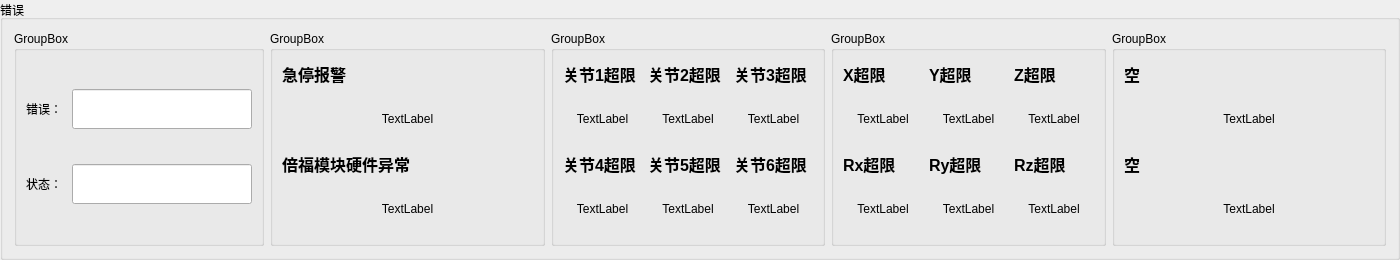
            <widget class="QGroupBox" name="groupBox_21">
             <property name="minimumSize">
              <size>
               <width>1400</width>
               <height>260</height>
              </size>
             </property>
             <property name="title">
              <string>错误</string>
             </property>
             <layout class="QGridLayout" name="gridLayout_25">
              <item row="0" column="0">
               <layout class="QHBoxLayout" name="horizontalLayout_2">
                <item>
                 <widget class="QGroupBox" name="groupBox_29">
                  <property name="maximumSize">
                   <size>
                    <width>250</width>
                    <height>16777215</height>
                   </size>
                  </property>
                  <property name="title">
                   <string>GroupBox</string>
                  </property>
                  <layout class="QGridLayout" name="gridLayout_45">
                   <item row="0" column="0">
                    <widget class="QLabel" name="label_24">
                     <property name="minimumSize">
                      <size>
                       <width>0</width>
                       <height>0</height>
                      </size>
                     </property>
                     <property name="maximumSize">
                      <size>
                       <width>50</width>
                       <height>16777215</height>
                      </size>
                     </property>
                     <property name="text">
                      <string>错误：</string>
                     </property>
                    </widget>
                   </item>
                   <item row="0" column="1">
                    <widget class="QLineEdit" name="Total_Error">
                     <property name="minimumSize">
                      <size>
                       <width>0</width>
                       <height>40</height>
                      </size>
                     </property>
                     <property name="sizeIncrement">
                      <size>
                       <width>0</width>
                       <height>0</height>
                      </size>
                     </property>
                    </widget>
                   </item>
                   <item row="1" column="0">
                    <widget class="QLabel" name="label_23">
                     <property name="minimumSize">
                      <size>
                       <width>40</width>
                       <height>25</height>
                      </size>
                     </property>
                     <property name="maximumSize">
                      <size>
                       <width>50</width>
                       <height>16777215</height>
                      </size>
                     </property>
                     <property name="text">
                      <string>状态：</string>
                     </property>
                    </widget>
                   </item>
                   <item row="1" column="1">
                    <widget class="QLineEdit" name="Total_Status">
                     <property name="enabled">
                      <bool>true</bool>
                     </property>
                     <property name="minimumSize">
                      <size>
                       <width>0</width>
                       <height>40</height>
                      </size>
                     </property>
                    </widget>
                   </item>
                  </layout>
                 </widget>
                </item>
                <item>
                 <widget class="QGroupBox" name="groupBox_18">
                  <property name="title">
                   <string>GroupBox</string>
                  </property>
                  <layout class="QGridLayout" name="gridLayout_41">
                   <item row="0" column="0">
                    <layout class="QVBoxLayout" name="verticalLayout_17">
                     <item>
                      <widget class="QLabel" name="label_48">
                       <property name="font">
                        <font>
                         <family>Arial</family>
                         <pointsize>-1</pointsize>
                         <italic>false</italic>
                         <bold>true</bold>
                        </font>
                       </property>
                       <property name="styleSheet">
                        <string notr="true">QLabel { font: bold 16px; qproperty-alignment: 'AlignCenter'; }</string>
                       </property>
                       <property name="text">
                        <string>急停报警</string>
                       </property>
                      </widget>
                     </item>
                     <item>
                      <widget class="QLabel" name="label3_er_1">
                       <property name="minimumSize">
                        <size>
                         <width>50</width>
                         <height>50</height>
                        </size>
                       </property>
                       <property name="midLineWidth">
                        <number>0</number>
                       </property>
                       <property name="text">
                        <string>TextLabel</string>
                       </property>
                       <property name="alignment">
                        <set>Qt::AlignCenter</set>
                       </property>
                      </widget>
                     </item>
                    </layout>
                   </item>
                   <item row="1" column="0">
                    <layout class="QVBoxLayout" name="verticalLayout_18">
                     <item>
                      <widget class="QLabel" name="label_49">
                       <property name="font">
                        <font>
                         <family>Arial</family>
                         <pointsize>-1</pointsize>
                         <italic>false</italic>
                         <bold>true</bold>
                        </font>
                       </property>
                       <property name="styleSheet">
                        <string notr="true">QLabel { font: bold 16px; qproperty-alignment: 'AlignCenter'; }</string>
                       </property>
                       <property name="text">
                        <string>倍福模块硬件异常</string>
                       </property>
                      </widget>
                     </item>
                     <item>
                      <widget class="QLabel" name="label3_er_2">
                       <property name="minimumSize">
                        <size>
                         <width>50</width>
                         <height>50</height>
                        </size>
                       </property>
                       <property name="layoutDirection">
                        <enum>Qt::LeftToRight</enum>
                       </property>
                       <property name="text">
                        <string>TextLabel</string>
                       </property>
                       <property name="alignment">
                        <set>Qt::AlignCenter</set>
                       </property>
                      </widget>
                     </item>
                    </layout>
                   </item>
                  </layout>
                 </widget>
                </item>
                <item>
                 <widget class="QGroupBox" name="groupBox_22">
                  <property name="title">
                   <string>GroupBox</string>
                  </property>
                  <layout class="QGridLayout" name="gridLayout_42">
                   <item row="0" column="0">
                    <layout class="QVBoxLayout" name="verticalLayout_11">
                     <item>
                      <widget class="QLabel" name="label_51">
                       <property name="font">
                        <font>
                         <family>Arial</family>
                         <pointsize>-1</pointsize>
                         <italic>false</italic>
                         <bold>true</bold>
                        </font>
                       </property>
                       <property name="styleSheet">
                        <string notr="true">QLabel { font: bold 16px; qproperty-alignment: 'AlignCenter'; }</string>
                       </property>
                       <property name="text">
                        <string>关节1超限</string>
                       </property>
                      </widget>
                     </item>
                     <item>
                      <widget class="QLabel" name="label3_er_3">
                       <property name="minimumSize">
                        <size>
                         <width>50</width>
                         <height>50</height>
                        </size>
                       </property>
                       <property name="text">
                        <string>TextLabel</string>
                       </property>
                       <property name="alignment">
                        <set>Qt::AlignCenter</set>
                       </property>
                      </widget>
                     </item>
                    </layout>
                   </item>
                   <item row="0" column="1">
                    <layout class="QVBoxLayout" name="verticalLayout_12">
                     <item>
                      <widget class="QLabel" name="label_50">
                       <property name="font">
                        <font>
                         <family>Arial</family>
                         <pointsize>-1</pointsize>
                         <italic>false</italic>
                         <bold>true</bold>
                        </font>
                       </property>
                       <property name="styleSheet">
                        <string notr="true">QLabel { font: bold 16px; qproperty-alignment: 'AlignCenter'; }</string>
                       </property>
                       <property name="text">
                        <string>关节2超限</string>
                       </property>
                      </widget>
                     </item>
                     <item>
                      <widget class="QLabel" name="label3_er_4">
                       <property name="minimumSize">
                        <size>
                         <width>50</width>
                         <height>50</height>
                        </size>
                       </property>
                       <property name="text">
                        <string>TextLabel</string>
                       </property>
                       <property name="alignment">
                        <set>Qt::AlignCenter</set>
                       </property>
                      </widget>
                     </item>
                    </layout>
                   </item>
                   <item row="0" column="2">
                    <layout class="QVBoxLayout" name="verticalLayout_13">
                     <item>
                      <widget class="QLabel" name="label_52">
                       <property name="font">
                        <font>
                         <family>Arial</family>
                         <pointsize>-1</pointsize>
                         <italic>false</italic>
                         <bold>true</bold>
                        </font>
                       </property>
                       <property name="styleSheet">
                        <string notr="true">QLabel { font: bold 16px; qproperty-alignment: 'AlignCenter'; }</string>
                       </property>
                       <property name="text">
                        <string>关节3超限</string>
                       </property>
                      </widget>
                     </item>
                     <item>
                      <widget class="QLabel" name="label3_er_5">
                       <property name="minimumSize">
                        <size>
                         <width>50</width>
                         <height>50</height>
                        </size>
                       </property>
                       <property name="text">
                        <string>TextLabel</string>
                       </property>
                       <property name="alignment">
                        <set>Qt::AlignCenter</set>
                       </property>
                      </widget>
                     </item>
                    </layout>
                   </item>
                   <item row="1" column="0">
                    <layout class="QVBoxLayout" name="verticalLayout_14">
                     <item>
                      <widget class="QLabel" name="label_53">
                       <property name="font">
                        <font>
                         <family>Arial</family>
                         <pointsize>-1</pointsize>
                         <italic>false</italic>
                         <bold>true</bold>
                        </font>
                       </property>
                       <property name="styleSheet">
                        <string notr="true">QLabel { font: bold 16px; qproperty-alignment: 'AlignCenter'; }</string>
                       </property>
                       <property name="text">
                        <string>关节4超限</string>
                       </property>
                      </widget>
                     </item>
                     <item>
                      <widget class="QLabel" name="label3_er_6">
                       <property name="minimumSize">
                        <size>
                         <width>50</width>
                         <height>50</height>
                        </size>
                       </property>
                       <property name="text">
                        <string>TextLabel</string>
                       </property>
                       <property name="alignment">
                        <set>Qt::AlignCenter</set>
                       </property>
                      </widget>
                     </item>
                    </layout>
                   </item>
                   <item row="1" column="1">
                    <layout class="QVBoxLayout" name="verticalLayout_15">
                     <item>
                      <widget class="QLabel" name="label_54">
                       <property name="font">
                        <font>
                         <family>Arial</family>
                         <pointsize>-1</pointsize>
                         <italic>false</italic>
                         <bold>true</bold>
                        </font>
                       </property>
                       <property name="styleSheet">
                        <string notr="true">QLabel { font: bold 16px; qproperty-alignment: 'AlignCenter'; }</string>
                       </property>
                       <property name="text">
                        <string>关节5超限</string>
                       </property>
                      </widget>
                     </item>
                     <item>
                      <widget class="QLabel" name="label3_er_7">
                       <property name="minimumSize">
                        <size>
                         <width>50</width>
                         <height>50</height>
                        </size>
                       </property>
                       <property name="text">
                        <string>TextLabel</string>
                       </property>
                       <property name="alignment">
                        <set>Qt::AlignCenter</set>
                       </property>
                      </widget>
                     </item>
                    </layout>
                   </item>
                   <item row="1" column="2">
                    <layout class="QVBoxLayout" name="verticalLayout_16">
                     <item>
                      <widget class="QLabel" name="label_55">
                       <property name="font">
                        <font>
                         <family>Arial</family>
                         <pointsize>-1</pointsize>
                         <italic>false</italic>
                         <bold>true</bold>
                        </font>
                       </property>
                       <property name="styleSheet">
                        <string notr="true">QLabel { font: bold 16px; qproperty-alignment: 'AlignCenter'; }</string>
                       </property>
                       <property name="text">
                        <string>关节6超限</string>
                       </property>
                      </widget>
                     </item>
                     <item>
                      <widget class="QLabel" name="label3_er_8">
                       <property name="minimumSize">
                        <size>
                         <width>50</width>
                         <height>50</height>
                        </size>
                       </property>
                       <property name="text">
                        <string>TextLabel</string>
                       </property>
                       <property name="alignment">
                        <set>Qt::AlignCenter</set>
                       </property>
                      </widget>
                     </item>
                    </layout>
                   </item>
                  </layout>
                 </widget>
                </item>
                <item>
                 <widget class="QGroupBox" name="groupBox_26">
                  <property name="title">
                   <string>GroupBox</string>
                  </property>
                  <layout class="QGridLayout" name="gridLayout_43">
                   <item row="0" column="0">
                    <layout class="QVBoxLayout" name="verticalLayout_5">
                     <item>
                      <widget class="QLabel" name="label_63">
                       <property name="font">
                        <font>
                         <family>Arial</family>
                         <pointsize>-1</pointsize>
                         <italic>false</italic>
                         <bold>true</bold>
                        </font>
                       </property>
                       <property name="styleSheet">
                        <string notr="true">QLabel { font: bold 16px; qproperty-alignment: 'AlignCenter'; }</string>
                       </property>
                       <property name="text">
                        <string>X超限</string>
                       </property>
                      </widget>
                     </item>
                     <item>
                      <widget class="QLabel" name="label3_er_17">
                       <property name="minimumSize">
                        <size>
                         <width>50</width>
                         <height>50</height>
                        </size>
                       </property>
                       <property name="text">
                        <string>TextLabel</string>
                       </property>
                       <property name="alignment">
                        <set>Qt::AlignCenter</set>
                       </property>
                      </widget>
                     </item>
                    </layout>
                   </item>
                   <item row="0" column="1">
                    <layout class="QVBoxLayout" name="verticalLayout_6">
                     <item>
                      <widget class="QLabel" name="label_62">
                       <property name="font">
                        <font>
                         <family>Arial</family>
                         <pointsize>-1</pointsize>
                         <italic>false</italic>
                         <bold>true</bold>
                        </font>
                       </property>
                       <property name="styleSheet">
                        <string notr="true">QLabel { font: bold 16px; qproperty-alignment: 'AlignCenter'; }</string>
                       </property>
                       <property name="text">
                        <string>Y超限</string>
                       </property>
                      </widget>
                     </item>
                     <item>
                      <widget class="QLabel" name="label3_er_18">
                       <property name="minimumSize">
                        <size>
                         <width>50</width>
                         <height>50</height>
                        </size>
                       </property>
                       <property name="text">
                        <string>TextLabel</string>
                       </property>
                       <property name="alignment">
                        <set>Qt::AlignCenter</set>
                       </property>
                      </widget>
                     </item>
                    </layout>
                   </item>
                   <item row="0" column="2">
                    <layout class="QVBoxLayout" name="verticalLayout_7">
                     <item>
                      <widget class="QLabel" name="label_61">
                       <property name="font">
                        <font>
                         <family>Arial</family>
                         <pointsize>-1</pointsize>
                         <italic>false</italic>
                         <bold>true</bold>
                        </font>
                       </property>
                       <property name="styleSheet">
                        <string notr="true">QLabel { font: bold 16px; qproperty-alignment: 'AlignCenter'; }</string>
                       </property>
                       <property name="text">
                        <string>Z超限</string>
                       </property>
                      </widget>
                     </item>
                     <item>
                      <widget class="QLabel" name="label3_er_19">
                       <property name="minimumSize">
                        <size>
                         <width>50</width>
                         <height>50</height>
                        </size>
                       </property>
                       <property name="text">
                        <string>TextLabel</string>
                       </property>
                       <property name="alignment">
                        <set>Qt::AlignCenter</set>
                       </property>
                      </widget>
                     </item>
                    </layout>
                   </item>
                   <item row="1" column="0">
                    <layout class="QVBoxLayout" name="verticalLayout_8">
                     <item>
                      <widget class="QLabel" name="label_60">
                       <property name="font">
                        <font>
                         <family>Arial</family>
                         <pointsize>-1</pointsize>
                         <italic>false</italic>
                         <bold>true</bold>
                        </font>
                       </property>
                       <property name="styleSheet">
                        <string notr="true">QLabel { font: bold 16px; qproperty-alignment: 'AlignCenter'; }</string>
                       </property>
                       <property name="text">
                        <string>Rx超限</string>
                       </property>
                      </widget>
                     </item>
                     <item>
                      <widget class="QLabel" name="label3_er_20">
                       <property name="minimumSize">
                        <size>
                         <width>50</width>
                         <height>50</height>
                        </size>
                       </property>
                       <property name="text">
                        <string>TextLabel</string>
                       </property>
                       <property name="alignment">
                        <set>Qt::AlignCenter</set>
                       </property>
                      </widget>
                     </item>
                    </layout>
                   </item>
                   <item row="1" column="1">
                    <layout class="QVBoxLayout" name="verticalLayout_9">
                     <item>
                      <widget class="QLabel" name="label_59">
                       <property name="font">
                        <font>
                         <family>Arial</family>
                         <pointsize>-1</pointsize>
                         <italic>false</italic>
                         <bold>true</bold>
                        </font>
                       </property>
                       <property name="styleSheet">
                        <string notr="true">QLabel { font: bold 16px; qproperty-alignment: 'AlignCenter'; }</string>
                       </property>
                       <property name="text">
                        <string>Ry超限</string>
                       </property>
                      </widget>
                     </item>
                     <item>
                      <widget class="QLabel" name="label3_er_21">
                       <property name="minimumSize">
                        <size>
                         <width>50</width>
                         <height>50</height>
                        </size>
                       </property>
                       <property name="text">
                        <string>TextLabel</string>
                       </property>
                       <property name="alignment">
                        <set>Qt::AlignCenter</set>
                       </property>
                      </widget>
                     </item>
                    </layout>
                   </item>
                   <item row="1" column="2">
                    <layout class="QVBoxLayout" name="verticalLayout_10">
                     <item>
                      <widget class="QLabel" name="label_58">
                       <property name="font">
                        <font>
                         <family>Arial</family>
                         <pointsize>-1</pointsize>
                         <italic>false</italic>
                         <bold>true</bold>
                        </font>
                       </property>
                       <property name="styleSheet">
                        <string notr="true">QLabel { font: bold 16px; qproperty-alignment: 'AlignCenter'; }</string>
                       </property>
                       <property name="text">
                        <string>Rz超限</string>
                       </property>
                      </widget>
                     </item>
                     <item>
                      <widget class="QLabel" name="label3_er_22">
                       <property name="minimumSize">
                        <size>
                         <width>50</width>
                         <height>50</height>
                        </size>
                       </property>
                       <property name="text">
                        <string>TextLabel</string>
                       </property>
                       <property name="alignment">
                        <set>Qt::AlignCenter</set>
                       </property>
                      </widget>
                     </item>
                    </layout>
                   </item>
                  </layout>
                 </widget>
                </item>
                <item>
                 <widget class="QGroupBox" name="groupBox_27">
                  <property name="title">
                   <string>GroupBox</string>
                  </property>
                  <layout class="QVBoxLayout" name="verticalLayout_21">
                   <item>
                    <layout class="QVBoxLayout" name="verticalLayout_19">
                     <item>
                      <widget class="QLabel" name="label_57">
                       <property name="font">
                        <font>
                         <family>Arial</family>
                         <pointsize>-1</pointsize>
                         <italic>false</italic>
                         <bold>true</bold>
                        </font>
                       </property>
                       <property name="styleSheet">
                        <string notr="true">QLabel { font: bold 16px; qproperty-alignment: 'AlignCenter'; }</string>
                       </property>
                       <property name="text">
                        <string>空</string>
                       </property>
                      </widget>
                     </item>
                     <item>
                      <widget class="QLabel" name="label3_er_23">
                       <property name="minimumSize">
                        <size>
                         <width>50</width>
                         <height>50</height>
                        </size>
                       </property>
                       <property name="text">
                        <string>TextLabel</string>
                       </property>
                       <property name="alignment">
                        <set>Qt::AlignCenter</set>
                       </property>
                      </widget>
                     </item>
                    </layout>
                   </item>
                   <item>
                    <layout class="QVBoxLayout" name="verticalLayout_20">
                     <item>
                      <widget class="QLabel" name="label_56">
                       <property name="font">
                        <font>
                         <family>Arial</family>
                         <pointsize>-1</pointsize>
                         <italic>false</italic>
                         <bold>true</bold>
                        </font>
                       </property>
                       <property name="styleSheet">
                        <string notr="true">QLabel { font: bold 16px; qproperty-alignment: 'AlignCenter'; }</string>
                       </property>
                       <property name="text">
                        <string>空</string>
                       </property>
                      </widget>
                     </item>
                     <item>
                      <widget class="QLabel" name="label3_er_24">
                       <property name="minimumSize">
                        <size>
                         <width>50</width>
                         <height>50</height>
                        </size>
                       </property>
                       <property name="text">
                        <string>TextLabel</string>
                       </property>
                       <property name="alignment">
                        <set>Qt::AlignCenter</set>
                       </property>
                      </widget>
                     </item>
                    </layout>
                   </item>
                  </layout>
                 </widget>
                </item>
               </layout>
              </item>
             </layout>
            </widget>
